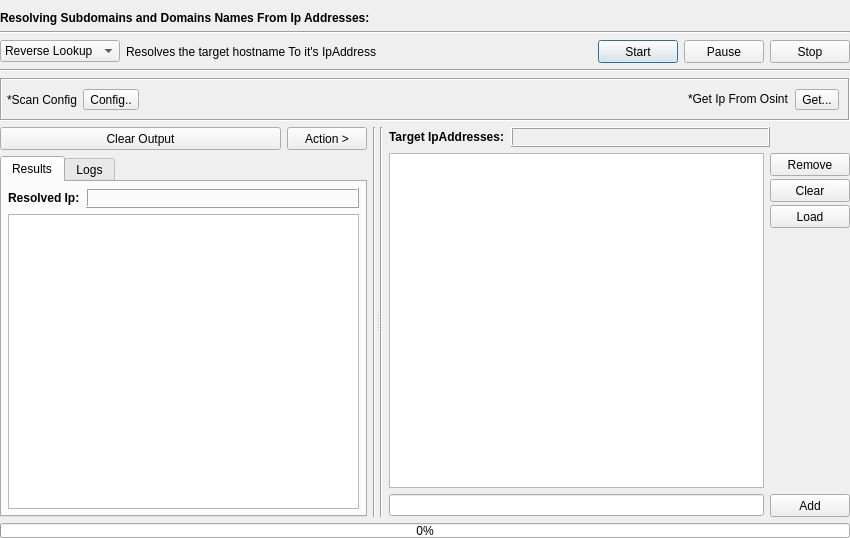
<?xml version="1.0" encoding="UTF-8"?>
<ui version="4.0">
 <class>Ip</class>
 <widget class="QDialog" name="Ip">
  <property name="geometry">
   <rect>
    <x>0</x>
    <y>0</y>
    <width>850</width>
    <height>538</height>
   </rect>
  </property>
  <property name="windowTitle">
   <string>Dialog</string>
  </property>
  <layout class="QVBoxLayout" name="verticalLayout_3">
   <property name="leftMargin">
    <number>0</number>
   </property>
   <property name="rightMargin">
    <number>0</number>
   </property>
   <property name="bottomMargin">
    <number>0</number>
   </property>
   <item>
    <layout class="QVBoxLayout" name="verticalLayout_21">
     <item>
      <widget class="QLabel" name="label_13">
       <property name="sizePolicy">
        <sizepolicy hsizetype="Preferred" vsizetype="Maximum">
         <horstretch>0</horstretch>
         <verstretch>0</verstretch>
        </sizepolicy>
       </property>
       <property name="font">
        <font>
         <weight>75</weight>
         <bold>true</bold>
        </font>
       </property>
       <property name="text">
        <string>Resolving Subdomains and Domains Names From Ip Addresses:</string>
       </property>
      </widget>
     </item>
     <item>
      <widget class="Line" name="line_10">
       <property name="styleSheet">
        <string notr="true"/>
       </property>
       <property name="orientation">
        <enum>Qt::Horizontal</enum>
       </property>
      </widget>
     </item>
    </layout>
   </item>
   <item>
    <layout class="QVBoxLayout" name="verticalLayout">
     <item>
      <layout class="QHBoxLayout" name="horizontalLayout">
       <property name="leftMargin">
        <number>0</number>
       </property>
       <item>
        <widget class="QComboBox" name="comboBox_option">
         <property name="sizePolicy">
          <sizepolicy hsizetype="Fixed" vsizetype="Fixed">
           <horstretch>0</horstretch>
           <verstretch>0</verstretch>
          </sizepolicy>
         </property>
         <property name="minimumSize">
          <size>
           <width>110</width>
           <height>22</height>
          </size>
         </property>
         <property name="styleSheet">
          <string notr="true"/>
         </property>
         <item>
          <property name="text">
           <string>Reverse Lookup</string>
          </property>
         </item>
        </widget>
       </item>
       <item>
        <widget class="QLabel" name="label_details">
         <property name="text">
          <string>Resolves the target hostname To it's IpAddress</string>
         </property>
        </widget>
       </item>
       <item>
        <spacer name="horizontalSpacer">
         <property name="orientation">
          <enum>Qt::Horizontal</enum>
         </property>
         <property name="sizeHint" stdset="0">
          <size>
           <width>40</width>
           <height>20</height>
          </size>
         </property>
        </spacer>
       </item>
       <item>
        <widget class="QPushButton" name="pushButton_start">
         <property name="sizePolicy">
          <sizepolicy hsizetype="Fixed" vsizetype="Fixed">
           <horstretch>0</horstretch>
           <verstretch>0</verstretch>
          </sizepolicy>
         </property>
         <property name="minimumSize">
          <size>
           <width>75</width>
           <height>23</height>
          </size>
         </property>
         <property name="styleSheet">
          <string notr="true"/>
         </property>
         <property name="text">
          <string>Start</string>
         </property>
        </widget>
       </item>
       <item>
        <widget class="QPushButton" name="pushButton_pause">
         <property name="sizePolicy">
          <sizepolicy hsizetype="Fixed" vsizetype="Fixed">
           <horstretch>0</horstretch>
           <verstretch>0</verstretch>
          </sizepolicy>
         </property>
         <property name="minimumSize">
          <size>
           <width>75</width>
           <height>23</height>
          </size>
         </property>
         <property name="styleSheet">
          <string notr="true"/>
         </property>
         <property name="text">
          <string>Pause</string>
         </property>
        </widget>
       </item>
       <item>
        <widget class="QPushButton" name="pushButton_stop">
         <property name="sizePolicy">
          <sizepolicy hsizetype="Fixed" vsizetype="Fixed">
           <horstretch>0</horstretch>
           <verstretch>0</verstretch>
          </sizepolicy>
         </property>
         <property name="minimumSize">
          <size>
           <width>75</width>
           <height>23</height>
          </size>
         </property>
         <property name="styleSheet">
          <string notr="true"/>
         </property>
         <property name="text">
          <string>Stop</string>
         </property>
        </widget>
       </item>
      </layout>
     </item>
     <item>
      <widget class="Line" name="line">
       <property name="styleSheet">
        <string notr="true"/>
       </property>
       <property name="orientation">
        <enum>Qt::Horizontal</enum>
       </property>
      </widget>
     </item>
    </layout>
   </item>
   <item>
    <layout class="QVBoxLayout" name="verticalLayout_2">
     <item>
      <widget class="QFrame" name="frame">
       <property name="sizePolicy">
        <sizepolicy hsizetype="Preferred" vsizetype="Maximum">
         <horstretch>0</horstretch>
         <verstretch>0</verstretch>
        </sizepolicy>
       </property>
       <property name="styleSheet">
        <string notr="true"/>
       </property>
       <property name="frameShape">
        <enum>QFrame::Box</enum>
       </property>
       <property name="frameShadow">
        <enum>QFrame::Sunken</enum>
       </property>
       <layout class="QHBoxLayout" name="horizontalLayout_2">
        <property name="leftMargin">
         <number>5</number>
        </property>
        <property name="rightMargin">
         <number>9</number>
        </property>
        <item>
         <widget class="QLabel" name="label">
          <property name="text">
           <string>*Scan Config</string>
          </property>
         </widget>
        </item>
        <item>
         <widget class="QToolButton" name="toolButton_config">
          <property name="minimumSize">
           <size>
            <width>0</width>
            <height>18</height>
           </size>
          </property>
          <property name="styleSheet">
           <string notr="true"/>
          </property>
          <property name="text">
           <string>Config..</string>
          </property>
         </widget>
        </item>
        <item>
         <spacer name="horizontalSpacer_6">
          <property name="orientation">
           <enum>Qt::Horizontal</enum>
          </property>
          <property name="sizeHint" stdset="0">
           <size>
            <width>40</width>
            <height>20</height>
           </size>
          </property>
         </spacer>
        </item>
        <item>
         <widget class="QLabel" name="label_16">
          <property name="sizePolicy">
           <sizepolicy hsizetype="Maximum" vsizetype="Maximum">
            <horstretch>0</horstretch>
            <verstretch>0</verstretch>
           </sizepolicy>
          </property>
          <property name="text">
           <string>*Get Ip From Osint</string>
          </property>
         </widget>
        </item>
        <item>
         <widget class="QToolButton" name="toolButton_get">
          <property name="minimumSize">
           <size>
            <width>0</width>
            <height>19</height>
           </size>
          </property>
          <property name="styleSheet">
           <string notr="true"/>
          </property>
          <property name="text">
           <string>Get...</string>
          </property>
         </widget>
        </item>
       </layout>
      </widget>
     </item>
    </layout>
   </item>
   <item>
    <widget class="QSplitter" name="splitter_3">
     <property name="orientation">
      <enum>Qt::Horizontal</enum>
     </property>
     <widget class="QWidget" name="layoutWidget5">
      <layout class="QHBoxLayout" name="horizontalLayout_16">
       <item>
        <layout class="QVBoxLayout" name="verticalLayout_22">
         <property name="spacing">
          <number>6</number>
         </property>
         <item>
          <layout class="QHBoxLayout" name="horizontalLayout_17">
           <item>
            <widget class="QPushButton" name="pushButton_clearResults">
             <property name="sizePolicy">
              <sizepolicy hsizetype="Preferred" vsizetype="Fixed">
               <horstretch>0</horstretch>
               <verstretch>0</verstretch>
              </sizepolicy>
             </property>
             <property name="minimumSize">
              <size>
               <width>0</width>
               <height>23</height>
              </size>
             </property>
             <property name="mouseTracking">
              <bool>false</bool>
             </property>
             <property name="focusPolicy">
              <enum>Qt::StrongFocus</enum>
             </property>
             <property name="styleSheet">
              <string notr="true"/>
             </property>
             <property name="text">
              <string>Clear Output</string>
             </property>
            </widget>
           </item>
           <item>
            <widget class="QPushButton" name="pushButton_action">
             <property name="sizePolicy">
              <sizepolicy hsizetype="Fixed" vsizetype="Fixed">
               <horstretch>0</horstretch>
               <verstretch>0</verstretch>
              </sizepolicy>
             </property>
             <property name="minimumSize">
              <size>
               <width>75</width>
               <height>23</height>
              </size>
             </property>
             <property name="font">
              <font>
               <weight>50</weight>
               <bold>false</bold>
              </font>
             </property>
             <property name="styleSheet">
              <string notr="true"/>
             </property>
             <property name="text">
              <string>Action &gt;</string>
             </property>
            </widget>
           </item>
          </layout>
         </item>
         <item>
          <widget class="QTabWidget" name="tabWidget_results">
           <property name="styleSheet">
            <string notr="true"/>
           </property>
           <property name="tabPosition">
            <enum>QTabWidget::North</enum>
           </property>
           <property name="currentIndex">
            <number>0</number>
           </property>
           <widget class="QWidget" name="tab_results">
            <attribute name="title">
             <string>Results</string>
            </attribute>
            <layout class="QVBoxLayout" name="verticalLayout_23">
             <property name="leftMargin">
              <number>6</number>
             </property>
             <property name="topMargin">
              <number>6</number>
             </property>
             <property name="rightMargin">
              <number>6</number>
             </property>
             <property name="bottomMargin">
              <number>6</number>
             </property>
             <item>
              <layout class="QHBoxLayout" name="horizontalLayout_18">
               <item>
                <widget class="QLabel" name="label_14">
                 <property name="sizePolicy">
                  <sizepolicy hsizetype="Maximum" vsizetype="Preferred">
                   <horstretch>0</horstretch>
                   <verstretch>0</verstretch>
                  </sizepolicy>
                 </property>
                 <property name="font">
                  <font>
                   <weight>75</weight>
                   <bold>true</bold>
                  </font>
                 </property>
                 <property name="text">
                  <string>Resolved Ip:</string>
                 </property>
                </widget>
               </item>
               <item>
                <widget class="QLabel" name="label_resultsCount">
                 <property name="sizePolicy">
                  <sizepolicy hsizetype="Preferred" vsizetype="Maximum">
                   <horstretch>0</horstretch>
                   <verstretch>0</verstretch>
                  </sizepolicy>
                 </property>
                 <property name="minimumSize">
                  <size>
                   <width>0</width>
                   <height>20</height>
                  </size>
                 </property>
                 <property name="maximumSize">
                  <size>
                   <width>16777215</width>
                   <height>20</height>
                  </size>
                 </property>
                 <property name="font">
                  <font>
                   <weight>75</weight>
                   <bold>true</bold>
                  </font>
                 </property>
                 <property name="styleSheet">
                  <string notr="true"/>
                 </property>
                 <property name="frameShape">
                  <enum>QFrame::Box</enum>
                 </property>
                 <property name="frameShadow">
                  <enum>QFrame::Raised</enum>
                 </property>
                 <property name="text">
                  <string/>
                 </property>
                </widget>
               </item>
              </layout>
             </item>
             <item>
              <widget class="QTableView" name="tableView_results">
               <property name="font">
                <font>
                 <family>MS Shell Dlg 2</family>
                 <pointsize>8</pointsize>
                </font>
               </property>
               <property name="contextMenuPolicy">
                <enum>Qt::CustomContextMenu</enum>
               </property>
               <property name="accessibleDescription">
                <string/>
               </property>
               <property name="styleSheet">
                <string notr="true"/>
               </property>
               <property name="editTriggers">
                <set>QAbstractItemView::NoEditTriggers</set>
               </property>
               <property name="showDropIndicator" stdset="0">
                <bool>false</bool>
               </property>
               <property name="dragDropOverwriteMode">
                <bool>false</bool>
               </property>
               <property name="selectionMode">
                <enum>QAbstractItemView::ExtendedSelection</enum>
               </property>
               <property name="verticalScrollMode">
                <enum>QAbstractItemView::ScrollPerPixel</enum>
               </property>
               <property name="horizontalScrollMode">
                <enum>QAbstractItemView::ScrollPerPixel</enum>
               </property>
               <property name="showGrid">
                <bool>false</bool>
               </property>
               <property name="sortingEnabled">
                <bool>true</bool>
               </property>
               <property name="cornerButtonEnabled">
                <bool>false</bool>
               </property>
               <attribute name="horizontalHeaderCascadingSectionResizes">
                <bool>true</bool>
               </attribute>
               <attribute name="horizontalHeaderMinimumSectionSize">
                <number>100</number>
               </attribute>
               <attribute name="horizontalHeaderDefaultSectionSize">
                <number>220</number>
               </attribute>
               <attribute name="horizontalHeaderShowSortIndicator" stdset="0">
                <bool>true</bool>
               </attribute>
               <attribute name="horizontalHeaderStretchLastSection">
                <bool>true</bool>
               </attribute>
               <attribute name="verticalHeaderVisible">
                <bool>false</bool>
               </attribute>
               <attribute name="verticalHeaderMinimumSectionSize">
                <number>15</number>
               </attribute>
               <attribute name="verticalHeaderDefaultSectionSize">
                <number>15</number>
               </attribute>
               <attribute name="verticalHeaderHighlightSections">
                <bool>false</bool>
               </attribute>
              </widget>
             </item>
            </layout>
           </widget>
           <widget class="QWidget" name="tab_logs">
            <attribute name="title">
             <string>Logs</string>
            </attribute>
            <layout class="QVBoxLayout" name="verticalLayout_24">
             <property name="leftMargin">
              <number>0</number>
             </property>
             <property name="topMargin">
              <number>0</number>
             </property>
             <property name="rightMargin">
              <number>0</number>
             </property>
             <property name="bottomMargin">
              <number>0</number>
             </property>
             <item>
              <widget class="QListWidget" name="listWidget_logs">
               <property name="font">
                <font>
                 <family>MS Shell Dlg 2</family>
                 <pointsize>8</pointsize>
                </font>
               </property>
               <property name="styleSheet">
                <string notr="true"/>
               </property>
              </widget>
             </item>
            </layout>
           </widget>
          </widget>
         </item>
        </layout>
       </item>
       <item>
        <widget class="Line" name="line_17">
         <property name="styleSheet">
          <string notr="true"/>
         </property>
         <property name="orientation">
          <enum>Qt::Vertical</enum>
         </property>
        </widget>
       </item>
      </layout>
     </widget>
     <widget class="QWidget" name="layoutWidget6">
      <layout class="QHBoxLayout" name="horizontalLayout_19">
       <item>
        <widget class="Line" name="line_7">
         <property name="styleSheet">
          <string notr="true"/>
         </property>
         <property name="orientation">
          <enum>Qt::Vertical</enum>
         </property>
        </widget>
       </item>
       <item>
        <widget class="QFrame" name="frame_targets">
         <layout class="QVBoxLayout" name="verticalLayout_25">
          <property name="spacing">
           <number>6</number>
          </property>
          <property name="leftMargin">
           <number>0</number>
          </property>
          <property name="topMargin">
           <number>0</number>
          </property>
          <property name="rightMargin">
           <number>0</number>
          </property>
          <property name="bottomMargin">
           <number>0</number>
          </property>
          <item>
           <layout class="QHBoxLayout" name="theLayout">
            <item>
             <widget class="QLabel" name="label_15">
              <property name="sizePolicy">
               <sizepolicy hsizetype="Maximum" vsizetype="Preferred">
                <horstretch>0</horstretch>
                <verstretch>0</verstretch>
               </sizepolicy>
              </property>
              <property name="font">
               <font>
                <weight>75</weight>
                <bold>true</bold>
               </font>
              </property>
              <property name="text">
               <string>Target IpAddresses:</string>
              </property>
             </widget>
            </item>
            <item>
             <widget class="QLabel" name="label_targetsCount">
              <property name="sizePolicy">
               <sizepolicy hsizetype="Preferred" vsizetype="Maximum">
                <horstretch>0</horstretch>
                <verstretch>0</verstretch>
               </sizepolicy>
              </property>
              <property name="minimumSize">
               <size>
                <width>0</width>
                <height>20</height>
               </size>
              </property>
              <property name="maximumSize">
               <size>
                <width>16777215</width>
                <height>20</height>
               </size>
              </property>
              <property name="font">
               <font>
                <weight>75</weight>
                <bold>true</bold>
               </font>
              </property>
              <property name="styleSheet">
               <string notr="true"/>
              </property>
              <property name="frameShape">
               <enum>QFrame::Box</enum>
              </property>
              <property name="frameShadow">
               <enum>QFrame::Raised</enum>
              </property>
              <property name="text">
               <string/>
              </property>
             </widget>
            </item>
            <item>
             <spacer name="horizontalSpacer_9">
              <property name="orientation">
               <enum>Qt::Horizontal</enum>
              </property>
              <property name="sizeType">
               <enum>QSizePolicy::Fixed</enum>
              </property>
              <property name="sizeHint" stdset="0">
               <size>
                <width>80</width>
                <height>20</height>
               </size>
              </property>
             </spacer>
            </item>
           </layout>
          </item>
          <item>
           <layout class="QHBoxLayout" name="horizontalLayout_24">
            <item>
             <widget class="QListWidget" name="listWidget_targets">
              <property name="font">
               <font>
                <family>MS Shell Dlg 2</family>
                <pointsize>8</pointsize>
               </font>
              </property>
              <property name="styleSheet">
               <string notr="true"/>
              </property>
              <property name="editTriggers">
               <set>QAbstractItemView::DoubleClicked</set>
              </property>
              <property name="showDropIndicator" stdset="0">
               <bool>false</bool>
              </property>
              <property name="selectionMode">
               <enum>QAbstractItemView::ExtendedSelection</enum>
              </property>
              <property name="verticalScrollMode">
               <enum>QAbstractItemView::ScrollPerPixel</enum>
              </property>
              <property name="horizontalScrollMode">
               <enum>QAbstractItemView::ScrollPerPixel</enum>
              </property>
              <property name="selectionRectVisible">
               <bool>false</bool>
              </property>
              <property name="sortingEnabled">
               <bool>false</bool>
              </property>
             </widget>
            </item>
            <item>
             <layout class="QVBoxLayout" name="verticalLayout_26">
              <property name="spacing">
               <number>3</number>
              </property>
              <item>
               <widget class="QPushButton" name="pushButton_removeTargets">
                <property name="minimumSize">
                 <size>
                  <width>75</width>
                  <height>23</height>
                 </size>
                </property>
                <property name="styleSheet">
                 <string notr="true"/>
                </property>
                <property name="text">
                 <string>Remove</string>
                </property>
               </widget>
              </item>
              <item>
               <widget class="QPushButton" name="pushButton_clearTargets">
                <property name="sizePolicy">
                 <sizepolicy hsizetype="Fixed" vsizetype="Fixed">
                  <horstretch>0</horstretch>
                  <verstretch>0</verstretch>
                 </sizepolicy>
                </property>
                <property name="minimumSize">
                 <size>
                  <width>75</width>
                  <height>23</height>
                 </size>
                </property>
                <property name="styleSheet">
                 <string notr="true"/>
                </property>
                <property name="text">
                 <string>Clear</string>
                </property>
               </widget>
              </item>
              <item>
               <widget class="QPushButton" name="pushButton_loadTargets">
                <property name="sizePolicy">
                 <sizepolicy hsizetype="Fixed" vsizetype="Fixed">
                  <horstretch>0</horstretch>
                  <verstretch>0</verstretch>
                 </sizepolicy>
                </property>
                <property name="minimumSize">
                 <size>
                  <width>75</width>
                  <height>23</height>
                 </size>
                </property>
                <property name="styleSheet">
                 <string notr="true"/>
                </property>
                <property name="text">
                 <string>Load</string>
                </property>
               </widget>
              </item>
              <item>
               <spacer name="verticalSpacer_4">
                <property name="orientation">
                 <enum>Qt::Vertical</enum>
                </property>
                <property name="sizeHint" stdset="0">
                 <size>
                  <width>20</width>
                  <height>40</height>
                 </size>
                </property>
               </spacer>
              </item>
             </layout>
            </item>
           </layout>
          </item>
          <item>
           <layout class="QHBoxLayout" name="horizontalLayout_25">
            <item>
             <widget class="QLineEdit" name="lineEdit_targets">
              <property name="styleSheet">
               <string notr="true"/>
              </property>
             </widget>
            </item>
            <item>
             <widget class="QPushButton" name="pushButton_addTargets">
              <property name="sizePolicy">
               <sizepolicy hsizetype="Fixed" vsizetype="Fixed">
                <horstretch>0</horstretch>
                <verstretch>0</verstretch>
               </sizepolicy>
              </property>
              <property name="minimumSize">
               <size>
                <width>75</width>
                <height>23</height>
               </size>
              </property>
              <property name="styleSheet">
               <string notr="true"/>
              </property>
              <property name="text">
               <string>Add</string>
              </property>
             </widget>
            </item>
           </layout>
          </item>
         </layout>
        </widget>
       </item>
      </layout>
     </widget>
    </widget>
   </item>
   <item>
    <widget class="QProgressBar" name="progressBar">
     <property name="minimumSize">
      <size>
       <width>0</width>
       <height>15</height>
      </size>
     </property>
     <property name="maximumSize">
      <size>
       <width>16777215</width>
       <height>15</height>
      </size>
     </property>
     <property name="styleSheet">
      <string notr="true"/>
     </property>
     <property name="value">
      <number>0</number>
     </property>
    </widget>
   </item>
  </layout>
 </widget>
 <resources/>
 <connections/>
</ui>
